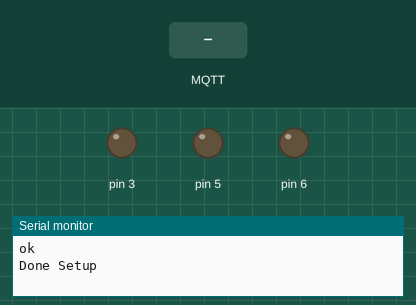
The sketch below on a simulated Arduino Uno, built with avr-gcc and run on an emulated ATmega328P. Shown: output pins drawn as LEDs (lit = HIGH), the last lines printed to the serial monitor. The test bench sets the inputs (shaded band). No MQTT or app messages arrive unless stated.

Above: at 1.2 s.
1.3 s: MQTT message "off" arrives on the second subscribed topic
At 2.3 s:
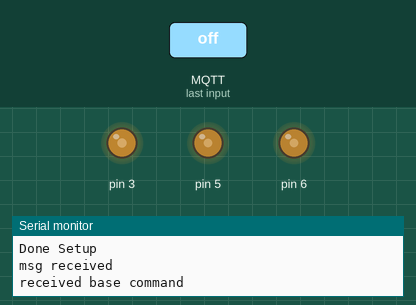
2.8 s: MQTT message "announce" arrives on the first subscribed topic
Timing chart, 0 to 5.8 s (numbered marks = the images above; inputs shaded):
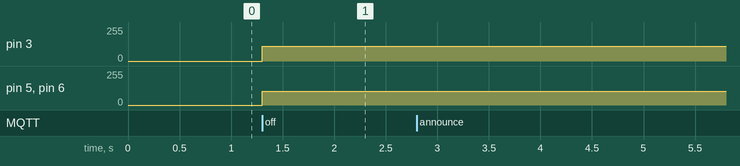

Measured:
- after the input at 1.3 s, pin 3: 0/255 → 111/255 at once; pin 5, pin 6: 0/255 → 102/255 at once

The sketch:

mqtt_tableleds.ino
```cpp
#include <string.h>
#include <SPI.h>
#include <Ethernet.h>
#include <PubSubClient.h>

// Update these with values suitable for your network.
byte mac[]    = {  0xDE, 0xED, 0xBA, 0xFE, 0xFE, 0x01 };
byte server[] = { 10, 0, 0, 4 };
byte ip[]     = { 10, 0, 0, 33 };

PubSubClient client(server, 1883, callback);

void callback(char* topic, uint8_t* payload,unsigned int length) {
  Serial.println("msg received");

  // handle message arrived
  if( String(topic) == "announce" ) {
    Serial.println("received announcement");
    if( length == 10 and strncmp((char*)payload,"space-open",length) == 0 ) {
      analogWrite(3,255);
      analogWrite(5,255);
      analogWrite(6,255);
    } else if ( length == 12 and strncmp((char*)payload,"space-closed",length) == 0 ) {
      analogWrite(3,0);
      analogWrite(5,0);
      analogWrite(6,0);
    }
  }

  if( String(topic) == "MainTableLEDs" ) {
    Serial.println("received base command");
    if(length == 3 ) {
      analogWrite(3,payload[0]);
      analogWrite(5,payload[1]);
      analogWrite(6,payload[2]);
    }
  }
}

void setup()
{
  Serial.println("MainTableController Starting...");
  Serial.begin(9600);
  Ethernet.begin(mac, ip);

  analogWrite(3,0);
  analogWrite(5,0);
  analogWrite(6,0);

  while( !client.connected() ) {
    if (client.connect("MainTableController")) {
      client.publish("announce","MainTableController");
      client.subscribe("announce");
      client.subscribe("MainTableLEDs");
      Serial.println("ok");
    } else {
      delay(1000);
    }
  }
  Serial.println("Done Setup");
}

void loop()
{
  client.loop();
}
```
